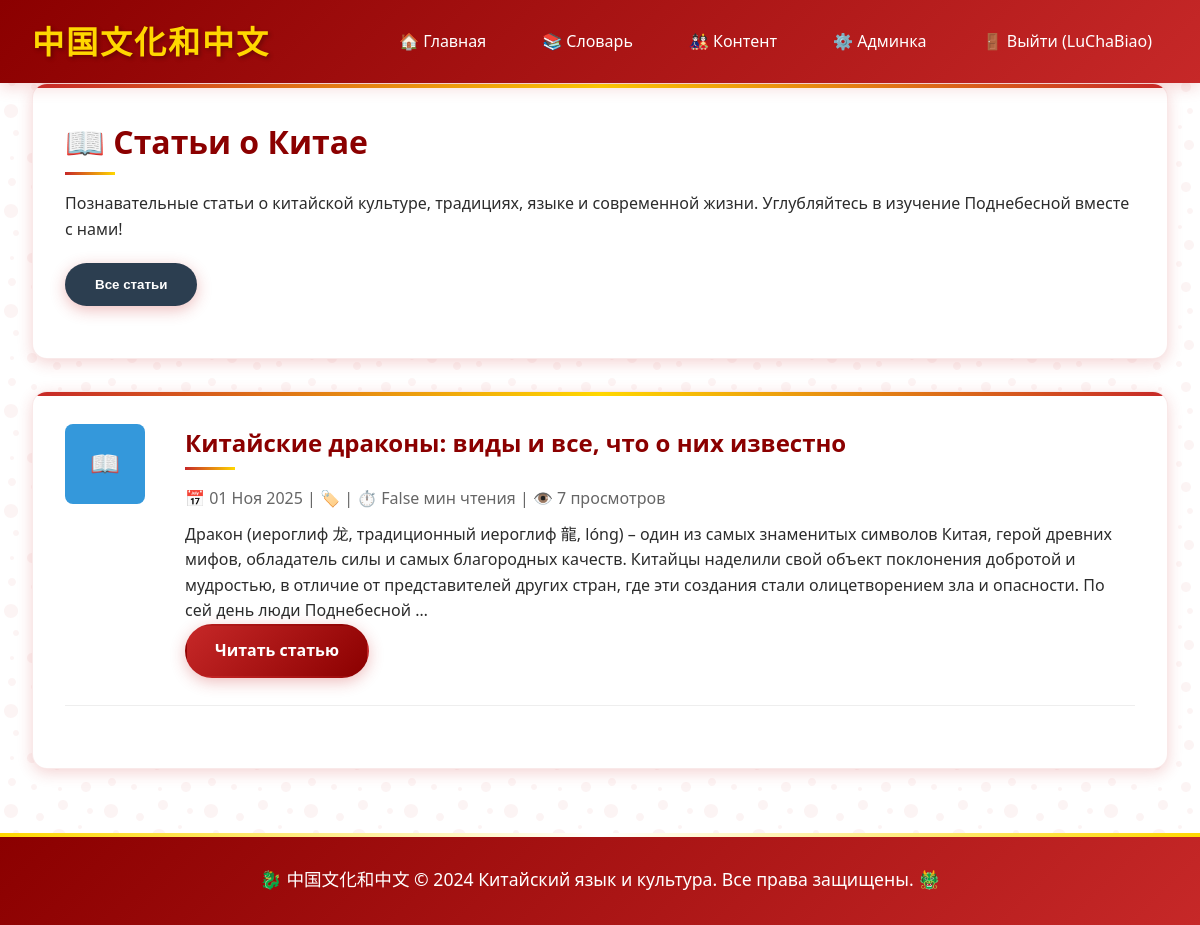
The app's page /content/articles/ (signed in) with its own data.
### apps/content/models.py (models this page shows, shortened)
class Article(models.Model):
    CONTENT_TYPES = [
        ('news', 'Новости'),
        ('article', 'Статья'),
        ('meme', 'Мем'),
    ]
    title = models.CharField(max_length=200, verbose_name="Заголовок")
    content = models.TextField(verbose_name="Содержание")
    content_type = models.CharField(
        max_length=20,
        choices=CONTENT_TYPES,
        default='article'
    )
    category = models.ForeignKey(
        Category,
        on_delete=models.CASCADE,
        null=True,
        blank=True
    )
    image = models.ImageField(upload_to='content/', blank=True, null=True)
    author = models.ForeignKey(
        User,
        on_delete=models.CASCADE,
        default=1
    )
    created_at = models.DateTimeField(auto_now_add=True)
    updated_at = models.DateTimeField(auto_now=True)
    is_published = models.BooleanField(default=True)
    views = models.IntegerField(default=0)
    class Meta:
        verbose_name = "Статья"
        verbose_name_plural = "Статьи"
        ordering = ['-created_at']

### apps/content/views.py (the view)
# urls.py: path('articles/', views.articles_list, name='articles_list'),
def articles_list(request):
    articles = Article.objects.filter(
        content_type='article',
        is_published=True
    ).order_by('-created_at')
    categories = Category.objects.all()
    return render(request, 'content/articles_list.html', {
        'articles': articles,
        'categories': categories
    })

### templates/content/articles_list.html (shortened to what this page needs)
{% extends 'base.html' %}
{% block content %}
<div class="card">
    <h1>📖 Статьи о Китае</h1>
    <p>Познавательные статьи о китайской культуре, традициях, языке и современной жизни. Углубляйтесь в изучение Поднебесной вместе с нами!</p>
    <div style="display: flex; gap: 10px; margin: 20px 0; flex-wrap: wrap;">
        <button class="btn" style="background: #2c3e50;">Все статьи</button>
    </div>
</div>
<div class="card">
    {% for article in articles %}
    <div style="display: grid; grid-template-columns: 100px 1fr; gap: 20px; align-items: start; margin-bottom: 30px; padding-bottom: 20px; border-bottom: 1px solid #eee;">
        <div style="background: #3498db; color: white; width: 80px; height: 80px; border-radius: 8px; display: flex; align-items: center; justify-content: center; font-size: 24px;">
            {% if article.category.name == "Культура" %}🎎
            {% elif article.category.name == "Язык" %}📚
            {% elif article.category.name == "История" %}🏮
            {% elif article.category.name == "Кухня" %}🥢
            {% else %}📖{% endif %}
        </div>
        <div>
            <h2>{{ article.title }}</h2>
            <p style="color: #666; margin: 10px 0;">
                📅 {{ article.created_at|date:"d M Y" }} |
                🏷️ {{ article.category.name }} |
                ⏱️ {{ article.content|wordcount|divisibleby:200 }} мин чтения |
                👁️ {{ article.views }} просмотров
            </p>
            <p>{{ article.content|truncatewords:50 }}</p>
            <a href="{% url 'content:article_detail' article.id %}" class="btn">Читать статью</a>
        </div>
    </div>
    {% empty %}
    <div style="text-align: center; padding: 40px;">
        <h3>Статьи скоро будут добавлены</h3>
        <p>Мы работаем над созданием интересного контента для вас!</p>
    </div>
    {% endfor %}
</div>
{% endblock %}

### templates/base.html (shortened to what this page needs)
<!DOCTYPE html>
<html lang="ru">
<head>
    {% load static %}
    <link rel="stylesheet" href="{% static 'css/style.css' %}">
</head>
<body class="dragon-pattern">
    <header>
        <nav>
            <div class="logo">
                <a href="{% url 'core:home' %}">中国文化和中文</a>
            </div>
            <ul class="nav-links">
                <li><a href="{% url 'core:home' %}">🏠 Главная</a></li>
                <li><a href="{% url 'dictionary:home' %}">📚 Словарь</a></li>
                <li><a href="{% url 'content:home' %}">🎎 Контент</a></li>
                {% if user.is_authenticated %}
                    <li><a href="{% url 'admin:index' %}">⚙️ Админка</a></li>
                    <li><a href="{% url 'logout' %}">🚪 Выйти ({{ user.username }})</a></li>
                {% else %}
                    <li><a href="{% url 'admin:index' %}">🔑 Войти</a></li>
                {% endif %}
            </ul>
        </nav>
    </header>
    <main class="container">
        {% block content %}
        {% endblock %}
    </main>
    <footer>
        <div class="container">
            <p>🐉 中国文化和中文 &copy; 2024 Китайский язык и культура. Все права защищены. 🐲</p>
        </div>
    </footer>
</body>
</html>

### static/css/style.css (style rules this page uses)
* { margin: 0; padding: 0; box-sizing: border-box; }
:root { --primary-red: #c62828; --dark-red: #8b0000; --light-red: #ff5252; --gold: #ffd700; --dark-gold: #b8860b; --black: #2c2c2c; --white: #ffffff; --cream: #fffaf0; --dark-cream: #f5f5dc; --shadow: 0 4px 15px rgba(198, 40, 40, 0.2); }
body { font-family: 'Segoe UI', Tahoma, Geneva, Verdana, sans-serif; line-height: 1.6; color: var(--black); background: linear-gradient(135deg, var(--cream) 0%, var(--dark-cream) 100%); min-height: 100vh; }
header { background: linear-gradient(135deg, var(--dark-red) 0%, var(--primary-red) 100%); box-shadow: var(--shadow); position: sticky; top: 0; z-index: 1000; }
nav { max-width: 1200px; margin: 0 auto; padding: 1rem 2rem; display: flex; justify-content: space-between; align-items: center; }
nav .logo a { font-size: 2rem; font-weight: bold; color: var(--gold); text-decoration: none; text-shadow: 2px 2px 4px rgba(0, 0, 0, 0.3); letter-spacing: 2px; }
nav .nav-links { display: flex; list-style: none; gap: 1.5rem; }
nav .nav-links a { color: var(--white); text-decoration: none; padding: 0.5rem 1rem; border-radius: 25px; transition: all 0.3s ease; position: relative; font-weight: 500; }
nav .nav-links a::before { content: "•"; position: absolute; left: -10px; color: var(--gold); opacity: 0; transition: opacity 0.3s ease; }
.btn { display: inline-block; background: linear-gradient(135deg, var(--primary-red) 0%, var(--dark-red) 100%); color: var(--white); padding: 12px 28px; border: none; border-radius: 50px; text-decoration: none; font-weight: 600; text-align: center; cursor: pointer; transition: all 0.4s ease; position: relative; overflow: hidden; box-shadow: 0 4px 15px rgba(198, 40, 40, 0.3); border: 2px solid transparent; }
.btn::before { content: ""; position: absolute; top: 0; left: -100%; width: 100%; height: 100%; background: linear-gradient(90deg, transparent, rgba(255, 255, 255, 0.2), transparent); transition: left 0.5s ease; }
.card { background: var(--white); border-radius: 15px; padding: 2rem; margin-bottom: 2rem; box-shadow: var(--shadow); border: 1px solid rgba(198, 40, 40, 0.1); position: relative; overflow: hidden; }
.card::before { content: ""; position: absolute; top: 0; left: 0; right: 0; height: 4px; background: linear-gradient(90deg, var(--primary-red), var(--gold), var(--primary-red)); }
.card h1, .card h2, .card h3 { color: var(--dark-red); margin-bottom: 1rem; position: relative; padding-bottom: 0.5rem; }
.card h1::after, .card h2::after, .card h3::after { content: ""; position: absolute; bottom: 0; left: 0; width: 50px; height: 3px; background: linear-gradient(90deg, var(--primary-red), var(--gold)); }
.container { max-width: 1200px; margin: 0 auto; padding: 0 2rem; }
main { padding: 2rem 0; min-height: calc(100vh - 200px); }
footer { background: linear-gradient(135deg, var(--dark-red) 0%, var(--primary-red) 100%); color: var(--white); padding: 2rem 0; margin-top: 4rem; position: relative; }
footer::before { content: ""; position: absolute; top: 0; left: 0; right: 0; height: 4px; background: linear-gradient(90deg, var(--gold), var(--white), var(--gold)); }
footer .container { text-align: center; }
footer p { margin: 0; font-size: 1.1rem; }
.card, .meme-item, .news-item, .article-item { animation: fadeInUp 0.6s ease-out; }

### records on screen
Article: title "Китайские драконы: виды и все, что о них известно", created_at "01 Ноя 2025", content|divisibleby "False", views "7", content "Дракон (иероглиф 龙, традиционный иероглиф 龍, lóng) – один из самых знаменитых символов Китая, герой древних мифов, обладатель силы и самых благородных качеств. Китайцы наделили свой объект поклонения добротой и мудростью, в отличие от представителей других стран, где эти создания стали олицетворением зла и опасности. По сей день люди Поднебесной …"

### other values on screen
{{ user.username }} "LuChaBiao"
